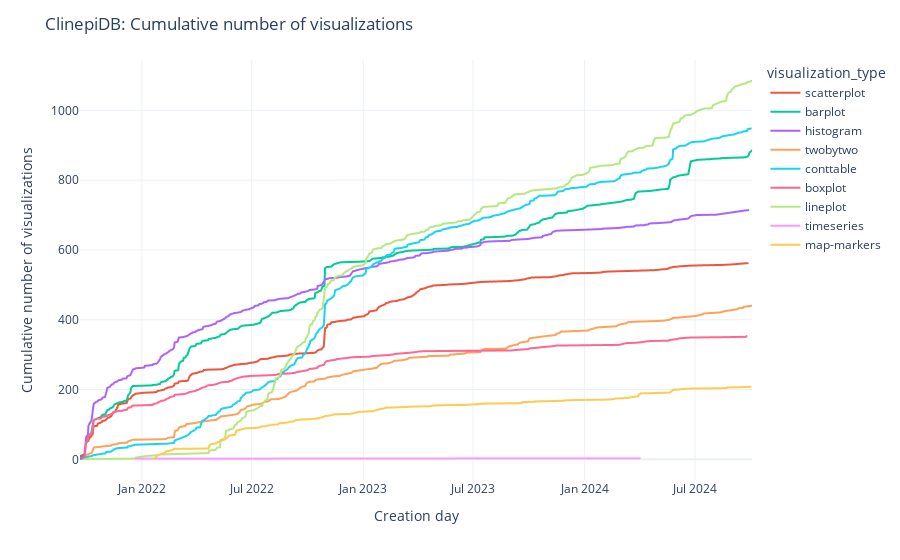

Here is the notebook cell this chart was saved with:
### Code cell
# Plot
# Plot by visualization type
fig = px.line(
  df_vizs,
  x='creation_day',
  y='cum_sum_visualizations',
  color='visualization_type'
)

fig.update_layout(
  title="ClinepiDB: Cumulative number of visualizations",
  xaxis=dict(
    title="Creation day"
  ),
  yaxis=dict(
    title="Cumulative number of visualizations"
  )
)

fig

### Figure 1 — Plotly figure (JSON) as saved in the notebook; plotly's stock layout.template omitted (floating-point values rounded to 4 significant figures; data arrays with more than 128 entries replaced by an {"elided": "..."} marker saying what was removed)
{"data": [{"hovertemplate": "visualization_type=scatterplot<br>creation_day=%{x}<br>cum_sum_visualizations=%{y}<extra></extra>", "legendgroup": "scatterplot", "line": {"color": "#EF553B", "dash": "solid"}, "marker": {"symbol": "circle"}, "mode": "lines", "name": "scatterplot", "showlegend": true, "type": "scattergl", "x": {"elided": "250 str values"}, "xaxis": "x", "y": {"elided": "250 int values"}, "yaxis": "y"}, {"hovertemplate": "visualization_type=barplot<br>creation_day=%{x}<br>cum_sum_visualizations=%{y}<extra></extra>", "legendgroup": "barplot", "line": {"color": "#00cc96", "dash": "solid"}, "marker": {"symbol": "circle"}, "mode": "lines", "name": "barplot", "showlegend": true, "type": "scattergl", "x": {"elided": "285 str values"}, "xaxis": "x", "y": {"elided": "285 int values"}, "yaxis": "y"}, {"hovertemplate": "visualization_type=histogram<br>creation_day=%{x}<br>cum_sum_visualizations=%{y}<extra></extra>", "legendgroup": "histogram", "line": {"color": "#ab63fa", "dash": "solid"}, "marker": {"symbol": "circle"}, "mode": "lines", "name": "histogram", "showlegend": true, "type": "scattergl", "x": {"elided": "291 str values"}, "xaxis": "x", "y": {"elided": "291 int values"}, "yaxis": "y"}, {"hovertemplate": "visualization_type=twobytwo<br>creation_day=%{x}<br>cum_sum_visualizations=%{y}<extra></extra>", "legendgroup": "twobytwo", "line": {"color": "#FFA15A", "dash": "solid"}, "marker": {"symbol": "circle"}, "mode": "lines", "name": "twobytwo", "showlegend": true, "type": "scattergl", "x": {"elided": "166 str values"}, "xaxis": "x", "y": {"elided": "166 int values"}, "yaxis": "y"}, {"hovertemplate": "visualization_type=conttable<br>creation_day=%{x}<br>cum_sum_visualizations=%{y}<extra></extra>", "legendgroup": "conttable", "line": {"color": "#19d3f3", "dash": "solid"}, "marker": {"symbol": "circle"}, "mode": "lines", "name": "conttable", "showlegend": true, "type": "scattergl", "x": {"elided": "357 str values"}, "xaxis": "x", "y": {"elided": "357 int values"}, "yaxis": "y"}, {"hovertemplate": "visualization_type=boxplot<br>creation_day=%{x}<br>cum_sum_visualizations=%{y}<extra></extra>", "legendgroup": "boxplot", "line": {"color": "#FF6692", "dash": "solid"}, "marker": {"symbol": "circle"}, "mode": "lines", "name": "boxplot", "showlegend": true, "type": "scattergl", "x": {"elided": "147 str values"}, "xaxis": "x", "y": {"elided": "147 int values"}, "yaxis": "y"}, {"hovertemplate": "visualization_type=lineplot<br>creation_day=%{x}<br>cum_sum_visualizations=%{y}<extra></extra>", "legendgroup": "lineplot", "line": {"color": "#B6E880", "dash": "solid"}, "marker": {"symbol": "circle"}, "mode": "lines", "name": "lineplot", "showlegend": true, "type": "scattergl", "x": {"elided": "277 str values"}, "xaxis": "x", "y": {"elided": "277 int values"}, "yaxis": "y"}, {"hovertemplate": "visualization_type=timeseries<br>creation_day=%{x}<br>cum_sum_visualizations=%{y}<extra></extra>", "legendgroup": "timeseries", "line": {"color": "#FF97FF", "dash": "solid"}, "marker": {"symbol": "circle"}, "mode": "lines", "name": "timeseries", "showlegend": true, "type": "scattergl", "x": ["2021-12-21", "2024-04-01"], "xaxis": "x", "y": [2, 3], "yaxis": "y"}, {"hovertemplate": "visualization_type=map-markers<br>creation_day=%{x}<br>cum_sum_visualizations=%{y}<extra></extra>", "legendgroup": "map-markers", "line": {"color": "#FECB52", "dash": "solid"}, "marker": {"symbol": "circle"}, "mode": "lines", "name": "map-markers", "showlegend": true, "type": "scattergl", "x": ["2022-01-20", "2022-01-21", "2022-01-24", "2022-01-25", "2022-01-26", "2022-01-27", "2022-01-28", "2022-02-01", "2022-02-03", "2022-02-04", "2022-02-08", "2022-02-09", "2022-02-10", "2022-02-14", "2022-02-17", "2022-02-18", "2022-02-21", "2022-02-23", "2022-04-21", "2022-04-22", "2022-04-25", "2022-04-26", "2022-05-02", "2022-05-05", "2022-05-06", "2022-05-09", "2022-05-10", "2022-05-13", "2022-05-18", "2022-05-19", "2022-05-23", "2022-05-24", "2022-05-27", "2022-06-03", "2022-06-04", "2022-06-06", "2022-06-10", "2022-06-13", "2022-06-14", "2022-06-17", "2022-06-20", "2022-06-21", "2022-07-07", "2022-07-13", "2022-07-15", "2022-07-17", "2022-07-26", "2022-07-28", "2022-08-02", "2022-08-03", "2022-08-13", "2022-08-15", "2022-08-19", "2022-08-27", "2022-09-08", "2022-09-09", "2022-09-10", "2022-09-11", "2022-09-16", "2022-09-20", "2022-10-05", "2022-10-11", "2022-10-16", "2022-10-26", "2022-10-28", "2022-10-30", "2022-11-04", "2022-11-09", "2022-11-11", "2022-11-12", "2022-11-15", "2022-12-10", "2022-12-13", "2022-12-22", "2022-12-25", "2023-01-06", "2023-01-17", "2023-01-19", "2023-01-20", "2023-01-23", "2023-01-25", "2023-01-26", "2023-01-30", "2023-02-02", "2023-02-06", "2023-02-08", "2023-02-25", "2023-03-14", "2023-03-20", "2023-04-20", "2023-04-24", "2023-04-27", "2023-05-08", "2023-06-22", "2023-06-26", "2023-07-08", "2023-07-11", "2023-07-27", "2023-09-19", "2023-09-20", "2023-10-11", "2023-10-12", "2023-11-09", "2023-11-28", "2023-11-29", "2023-12-19", "2024-02-09", "2024-02-19", "2024-02-20", "2024-02-29", "2024-03-12", "2024-03-29", "2024-03-30", "2024-04-01", "2024-04-02", "2024-04-26", "2024-05-17", "2024-05-21", "2024-05-26", "2024-06-05", "2024-06-08", "2024-06-16", "2024-06-27", "2024-08-22", "2024-08-23", "2024-09-18", "2024-10-01"], "xaxis": "x", "y": [2, 3, 5, 9, 10, 11, 12, 15, 16, 17, 19, 20, 23, 24, 25, 26, 27, 30, 31, 39, 43, 44, 45, 48, 49, 50, 53, 54, 57, 59, 63, 68, 69, 70, 71, 83, 84, 85, 86, 87, 88, 89, 90, 91, 93, 94, 95, 97, 98, 99, 100, 103, 104, 105, 109, 110, 111, 112, 113, 114, 115, 116, 117, 121, 122, 124, 125, 126, 127, 128, 129, 130, 131, 135, 136, 137, 138, 139, 140, 141, 142, 143, 144, 145, 147, 148, 149, 150, 151, 152, 153, 154, 155, 156, 157, 158, 159, 160, 161, 164, 165, 166, 167, 168, 169, 170, 171, 173, 174, 175, 176, 181, 185, 186, 189, 190, 191, 192, 199, 200, 201, 202, 203, 204, 206, 207, 208], "yaxis": "y"}], "layout": {"legend": {"title": {"text": "visualization_type"}, "tracegroupgap": 0}, "margin": {"t": 60}, "title": {"text": "ClinepiDB: Cumulative number of visualizations"}, "xaxis": {"anchor": "y", "domain": [0, 1], "title": {"text": "Creation day"}}, "yaxis": {"anchor": "x", "domain": [0, 1], "title": {"text": "Cumulative number of visualizations"}}}}
